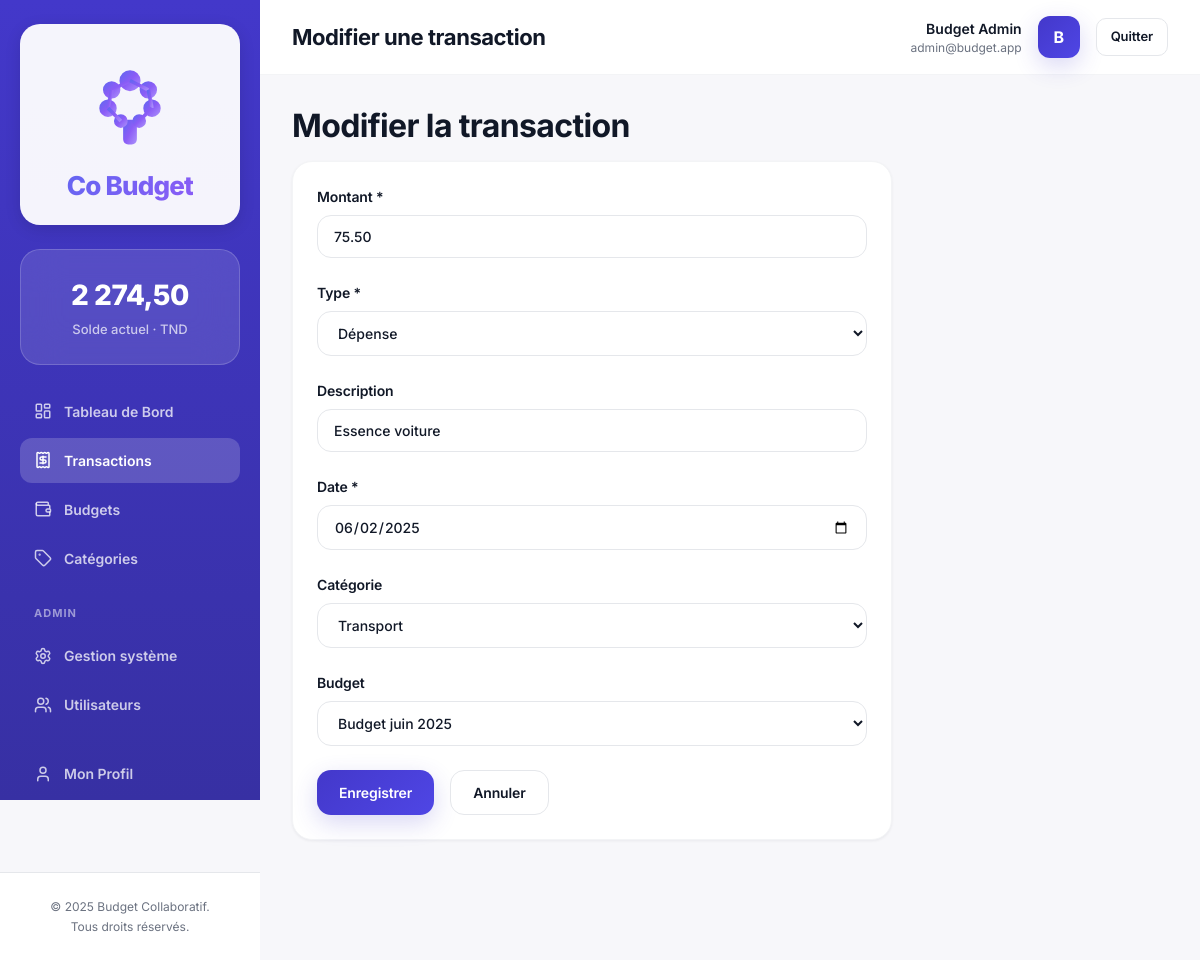
The page /modules/transactions/edit.php?id=2 (signed in) on the database its author committed.
### tables this page shows
CREATE TABLE IF NOT EXISTS transactions (
  id INT PRIMARY KEY AUTO_INCREMENT,
  montant DECIMAL(10, 2) NOT NULL,
  type ENUM('revenu', 'depense') NOT NULL,
  description VARCHAR(255),
  date_transaction DATE NOT NULL,
  id_utilisateur INT NOT NULL,
  id_budget INT,
  id_categorie INT,
  date_creation TIMESTAMP DEFAULT CURRENT_TIMESTAMP,
  updated_at TIMESTAMP DEFAULT CURRENT_TIMESTAMP ON UPDATE CURRENT_TIMESTAMP,
  FOREIGN KEY (id_utilisateur) REFERENCES utilisateurs(id) ON DELETE CASCADE,
  FOREIGN KEY (id_budget) REFERENCES budgets(id) ON DELETE SET NULL,
  FOREIGN KEY (id_categorie) REFERENCES categories(id) ON DELETE SET NULL,
  INDEX idx_utilisateur (id_utilisateur),
  INDEX idx_budget (id_budget),
  INDEX idx_categorie (id_categorie),
  INDEX idx_date (date_transaction),
  INDEX idx_type (type)
);

CREATE TABLE IF NOT EXISTS categories (
  id INT PRIMARY KEY AUTO_INCREMENT,
  nom VARCHAR(100) NOT NULL,
  icone VARCHAR(50),
  couleur VARCHAR(7),
  est_defaut BOOLEAN DEFAULT FALSE,
  id_utilisateur INT,
  date_creation TIMESTAMP DEFAULT CURRENT_TIMESTAMP,
  FOREIGN KEY (id_utilisateur) REFERENCES utilisateurs(id) ON DELETE CASCADE,
  INDEX idx_utilisateur (id_utilisateur),
  INDEX idx_defaut (est_defaut)
);

CREATE TABLE IF NOT EXISTS budgets (
  id INT PRIMARY KEY AUTO_INCREMENT,
  nom VARCHAR(150) NOT NULL,
  montant_limite DECIMAL(10, 2) NOT NULL,
  devise VARCHAR(3) DEFAULT 'TND',
  periode ENUM('hebdomadaire', 'mensuel', 'personnalise') DEFAULT 'mensuel',
  date_debut DATE NOT NULL,
  date_fin DATE,
  est_partage BOOLEAN DEFAULT FALSE,
  id_createur INT NOT NULL,
  date_creation TIMESTAMP DEFAULT CURRENT_TIMESTAMP,
  updated_at TIMESTAMP DEFAULT CURRENT_TIMESTAMP ON UPDATE CURRENT_TIMESTAMP,
  FOREIGN KEY (id_createur) REFERENCES utilisateurs(id) ON DELETE CASCADE,
  INDEX idx_createur (id_createur),
  INDEX idx_partage (est_partage),
  INDEX idx_periode (periode)
);

### modules/transactions/edit.php (the view, shortened to what this page needs)
<?php
require_once '../../config/database.php';
$userId = getCurrentUserId();
$transaction = NULL;
$transactionId = intval($_GET['id'] ?? 0);
try {
    $stmt = $pdo->prepare('SELECT * FROM transactions WHERE id = ? AND id_utilisateur = ?');
    $stmt->execute([$transactionId, $userId]);
    $transaction = $stmt->fetch();
    $catStmt = $pdo->prepare('SELECT id, nom FROM categories WHERE id_utilisateur IS NULL OR id_utilisateur = ? ORDER BY nom');
    $catStmt->execute([$userId]);
    $categories = $catStmt->fetchAll();
    $budStmt = $pdo->prepare('SELECT id, nom FROM budgets WHERE id_createur = ? ORDER BY nom');
    $budStmt->execute([$userId]);
    $budgets = $budStmt->fetchAll();
} catch (PDOException $e) {
    $error = 'Erreur lors du chargement de la transaction.';
}
require_once '../../views/layouts/header.php';
?>
<h1>Modifier la transaction</h1>
<div class="card" style="max-width: 600px;">
    <form method="POST" id="transactionForm">
        <div class="form-group">
            <label for="montant">Montant *</label>
            <input
                type="number"
                id="montant"
                name="montant"
                step="0.01"
                min="0"
                class="amount-input"
                value="<?php echo htmlspecialchars($transaction['montant']); ?>"
                required
            >
        </div>
        <div class="form-group">
            <label for="type">Type *</label>
            <select id="type" name="type" required>
                <option value="depense" <?php echo $transaction['type'] === 'depense' ? 'selected' : ''; ?>>Dépense</option>
            </select>
        </div>
        <div class="form-group">
            <label for="description">Description</label>
            <input
                type="text"
                id="description"
                name="description"
                value="<?php echo htmlspecialchars($transaction['description'] ?? ''); ?>"
            >
        </div>
        <div class="form-group">
            <label for="date">Date *</label>
            <input
                type="date"
                id="date"
                name="date"
                value="<?php echo htmlspecialchars($transaction['date_transaction']); ?>"
                min="2020-01-01"
                max="<?php echo date('Y-m-d'); ?>"
                required
            >
        </div>
        <div class="form-group">
            <label for="categorie">Catégorie</label>
            <select id="categorie" name="categorie">
                <?php foreach ($categories as $cat): ?>
                    <option value="<?php echo $cat['id']; ?>" <?php echo $transaction['id_categorie'] == $cat['id'] ? 'selected' : ''; ?>>
                        <?php echo htmlspecialchars($cat['nom']); ?>
                    </option>
                <?php endforeach; ?>
            </select>
        </div>
        <div class="form-group">
            <label for="budget">Budget</label>
            <select id="budget" name="budget">
                <?php foreach ($budgets as $bud): ?>
                    <option value="<?php echo $bud['id']; ?>" <?php echo $transaction['id_budget'] == $bud['id'] ? 'selected' : ''; ?>>
                        <?php echo htmlspecialchars($bud['nom']); ?>
                    </option>
                <?php endforeach; ?>
            </select>
        </div>
        <div style="display: flex; gap: var(--spacing-base);">
            <button type="submit" class="btn btn-primary">Enregistrer</button>
            <a href="<?php echo BASE_URL; ?>/modules/transactions/list.php" class="btn btn-secondary">Annuler</a>
        </div>
    </form>
</div>
<?php require_once '../../views/layouts/footer.php'; ?>

### assets/css/global.css (style rules this page uses)
:root { --color-primary: #4338CA; --color-primary-light: #4F46E5; --color-primary-hover: #3730A3; --color-primary-bg: #EEF2FF; --color-secondary: #4FC3F7; --color-coral: #FF8A8A; --color-bg: #F7F7FA; --color-bg-secondary: #FFFFFF; --color-surface: #FFFFFF; --color-bg-beige: #F5E9D8; --color-border: #E5E7EB; --color-border-light: #F3F4F6; --color-text-primary: #111827; --color-text-secondary: #6B7280; --color-text-tertiary: #9CA3AF; --color-success: #10B981; --color-success-light: #D1FAE5; --color-danger: #EF4444; --color-danger-light: #FEE2E2; --color-warning: #F59E0B; --color-warning-light: #FEF3C7; --color-info: #4FC3F7; --color-info-light: #E0F2FE; --color-accent: #4338CA; --color-accent-dark: #3730A3; --color-accent-light: #EEF2FF; --font-body: 'Inter', -apple-system, BlinkMacSystemFont, 'SF Pro Display', sans-serif; --font-heading: 'Inter', -apple-system, BlinkMacSystemFont, 'SF Pro Display', sans-serif; --radius-sm: 8px; --radius: 14px; --radius-lg: 20px; --radius-xl: 24px; --radius-2xl: 28px; --shadow-xs: 0 1px 2px rgba(17, 24, 39, 0.04); --shadow-sm: 0 1px 3px rgba(17, 24, 39, 0.06); --shadow: 0 4px 12px rgba(17, 24, 39, 0.04); --shadow-md: 0 8px 24px rgba(17, 24, 39, 0.06); --shadow-lg: 0 16px 40px rgba(17, 24, 39, 0.08); --shadow-xl: 0 24px 60px rgba(17, 24, 39, 0.1); --shadow-indigo: 0 8px 24px rgba(67, 56, 202, 0.2); --spacing-xs: 4px; --spacing-sm: 8px; --spacing-base: 16px; --spacing-lg: 24px; --spacing-xl: 32px; --spacing-2xl: 48px; --transition: all 200ms cubic-bezier(0.4, 0, 0.2, 1); }
* { margin: 0; padding: 0; box-sizing: border-box; }
html { scroll-behavior: smooth; -webkit-font-smoothing: antialiased; -moz-osx-font-smoothing: grayscale; }
body { font-family: var(--font-body); background-color: var(--color-bg); color: var(--color-text-primary); line-height: 1.5; font-size: 15px; font-weight: 400; width: 100%; min-height: 100vh; }
html { width: 100%; }
h1, h2, h3, h4, h5, h6 { font-family: var(--font-heading); font-weight: 700; line-height: 1.2; margin-bottom: var(--spacing-base); color: var(--color-text-primary); letter-spacing: -0.02em; }
h1 { font-size: 32px; font-weight: 700; }
a { color: var(--color-primary); text-decoration: none; transition: var(--transition); }
.card { background: var(--color-surface); border: 1px solid var(--color-border-light); border-radius: var(--radius-lg); padding: var(--spacing-lg); box-shadow: var(--shadow-sm); transition: var(--transition); }
.btn { display: inline-flex; align-items: center; justify-content: center; gap: 8px; padding: 11px 22px; border: none; border-radius: var(--radius); font-size: 14px; font-weight: 600; cursor: pointer; transition: var(--transition); white-space: nowrap; text-decoration: none; letter-spacing: -0.01em; font-family: var(--font-body); }
.btn-primary { background: linear-gradient(135deg, var(--color-primary) 0%, var(--color-primary-light) 100%); color: #FFFFFF; box-shadow: var(--shadow-indigo); }
.btn-secondary { background-color: var(--color-surface); border: 1px solid var(--color-border); color: var(--color-text-primary); }
.form-group { margin-bottom: var(--spacing-lg); }
label { display: block; font-size: 14px; font-weight: 600; margin-bottom: var(--spacing-sm); color: var(--color-text-primary); letter-spacing: -0.01em; }
input[type="text"], input[type="email"], input[type="password"], input[type="number"], input[type="date"], input[type="month"], input[type="color"], select, textarea { width: 100%; padding: 12px 16px; border: 1px solid var(--color-border); border-radius: var(--radius); font-family: inherit; font-size: 14px; color: var(--color-text-primary); background-color: var(--color-surface); transition: var(--transition); font-weight: 500; }

### rows shown on the page
transactions: montant "75.50", type "Dépense", description "Essence voiture", date "06/02/2025", categorie "Transport", budget "Budget juin 2025"

### other values the page prints
$currentBalance "2 274,50"
$item['label'] "Tableau de Bord"
$item['label'] "Transactions"
$item['label'] "Budgets"
$item['label'] "Catégories"
$item['label'] "Gestion système"
$item['label'] "Utilisateurs"
$pageTitle "Modifier une transaction"
$user['prenom'] "Budget"
$user['nom'] "Admin"
$user['email'] "admin@budget.app"
substr($user['prenom'], 0, 1) "B"
APP_NAME "Budget Collaboratif"
